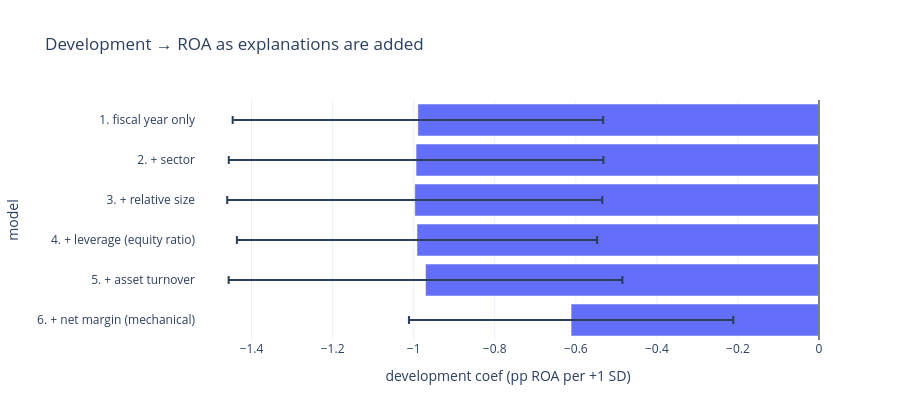

The notebook cell saved with this chart:
### Markdown cell above
## 2 · Peeling the effect: add one explanation at a time
Same sample in every row (companies with all the variables), so coefficients are comparable. If a layer explains part of the link, the development coefficient moves towards zero when it is added.

The last row, **net margin**, is *mechanical*: ROA is net income over assets, so net margin and asset turnover together almost define ROA. It is shown only to see which of the two moves with development.

### Code cell
need = ["roa_pp", "dev_z", "size_rank", "equity_ratio_w", "turnover_w", "net_margin_w"]
dd = fy.dropna(subset=need).copy()
specs = {"1. fiscal year only": "dev_z + C(fiscal_year)",
         "2. + sector": "dev_z + C(sector) + C(fiscal_year)",
         "3. + relative size": "dev_z + C(sector) + size_rank + C(fiscal_year)",
         "4. + leverage (equity ratio)": "dev_z + C(sector) + size_rank + equity_ratio_w + C(fiscal_year)",
         "5. + asset turnover": "dev_z + C(sector) + size_rank + equity_ratio_w + turnover_w + C(fiscal_year)",
         "6. + net margin (mechanical)": "dev_z + C(sector) + size_rank + equity_ratio_w + turnover_w + net_margin_w + C(fiscal_year)"}
rows = []
for lab, rhs in specs.items():
    m = fit_cluster("roa_pp ~ " + rhs, dd)
    ci = m.conf_int().loc["dev_z"]
    rows.append({"model": lab, "development coef (pp ROA per +1 SD)": m.params["dev_z"], "ci_low": ci[0], "ci_high": ci[1], "p (cluster-robust)": m.pvalues["dev_z"], "adj. R²": m.rsquared_adj})
peel = pd.DataFrame(rows).set_index("model")
peel["share of the first coefficient removed"] = 1 - peel.iloc[:, 0] / peel.iloc[0, 0]
print(f"n = {len(dd):,} company-years, {dd.iso3.nunique()} countries")
fig = px.bar(peel.reset_index(), x="development coef (pp ROA per +1 SD)", y="model", orientation="h", error_x=peel.ci_high - peel.iloc[:, 0], error_x_minus=peel.iloc[:, 0] - peel.ci_low,
             title="Development → ROA as explanations are added", height=420)
fig.add_vline(x=0, line_color="grey"); fig.update_layout(yaxis_autorange="reversed"); fig.show()
peel

### Figure 1 — Plotly figure (JSON) as saved in the notebook; plotly's stock layout.template omitted (floating-point values rounded to 4 significant figures)
{"data": [{"error_x": {"array": [0.457, 0.462, 0.4627, 0.4443, 0.4857, 0.4001], "arrayminus": [0.457, 0.462, 0.4627, 0.4443, 0.4857, 0.4001]}, "hovertemplate": "development coef (pp ROA per +1 SD)=%{x}<br>model=%{y}<extra></extra>", "legendgroup": "", "marker": {"color": "#636efa", "pattern": {"shape": ""}}, "name": "", "orientation": "h", "showlegend": false, "textposition": "auto", "type": "bar", "x": [-0.9896, -0.9941, -0.9974, -0.9919, -0.9707, -0.6116], "xaxis": "x", "y": ["1. fiscal year only", "2. + sector", "3. + relative size", "4. + leverage (equity ratio)", "5. + asset turnover", "6. + net margin (mechanical)"], "yaxis": "y"}], "layout": {"barmode": "relative", "height": 420, "legend": {"tracegroupgap": 0}, "shapes": [{"line": {"color": "grey"}, "type": "line", "x0": 0, "x1": 0, "xref": "x", "y0": 0, "y1": 1, "yref": "y domain"}], "title": {"text": "Development → ROA as explanations are added"}, "xaxis": {"anchor": "y", "domain": [0, 1], "title": {"text": "development coef (pp ROA per +1 SD)"}}, "yaxis": {"anchor": "x", "autorange": "reversed", "domain": [0, 1], "title": {"text": "model"}}}}
